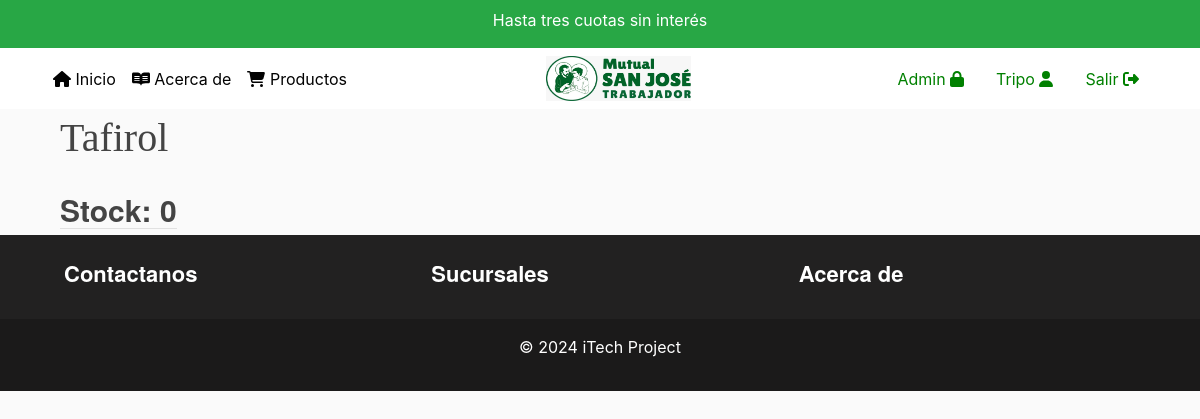
Page /Medicamentos/182761872 (signed in) on the committed database.
### users/models.py (models this page shows, shortened)
class CustomUser(AbstractUser):
    def image_upload_to(self, instance=None):
        if instance:
            return os.path.join('Users', self.username, instance)
        return None
    STATUS = (
        ('cliente', 'cliente'),
        ('Auxiliar', 'Auxiliar'),
        ('Administrativo', 'Administrativo'),
        ('Farmaceutico', 'Farmaceutico'),
        ('Medico', 'Medico'),
    )
    email = models.EmailField(unique=True)
    status = models.CharField(max_length=100, choices=STATUS, default='Empleado')
    description = models.TextField("Description", max_length=600, default='', blank=True)
    image = models.ImageField(default='default/no_image.jpg', upload_to=image_upload_to)

### main/models.py (models this page shows, shortened)
class Article(models.Model):
    def image_upload_to(self, instance=None):
        if instance:
            return os.path.join('ArticleSeries', slugify(self.series.slug), slugify(self.article_slug), instance)
        return None
    tipo_choice = (
        ('venta libre', 'Venta Libre'),
        ('bajo receta', 'Bajo Receta'),
        ('bajo receta duplicada', 'Bajo receta duplicado-Lista IV'),
    )
    title = models.CharField("Nombre Comercial", max_length=200)
    id_articulo = models.AutoField(primary_key=True)
    subtitle = models.CharField("Accion Farmatologica",max_length=200, default="", blank=True)
    article_slug = models.SlugField("Codigo de Barra", null=False, blank=False, unique=True)
    id_Laboratorio = models.ForeignKey('main.Laboratorio', on_delete=models.CASCADE)
    principio_activo=models.CharField ('Droga',max_length=17)
    content = RichTextField("Presentacion", blank=True, default='')
    tipo_Producto=models.CharField(choices=tipo_choice, max_length=45)
    notes = RichTextField(blank=True, default='')
    published = models.DateTimeField("Fecha publicada", default=timezone.now)
    modified = models.DateTimeField("Fecha modificada", default=timezone.now)
    series = models.ForeignKey(ArticleSeries, default="", verbose_name="Series", on_delete=models.SET_DEFAULT)
    image = models.ImageField("Imagen", default='default/no_image.jpg', upload_to=image_upload_to, max_length=255)
    class Meta:
        verbose_name = "Producto"
        verbose_name_plural = "Productos"
        ordering = ['-published']
    @property
    def stock_actual(self):
        movimientos = Movimiento.objects.filter(id_articulo=self)
        stock = 0
        for movimiento in movimientos:
            if movimiento.tipo == '0':  # Ingreso
                stock += movimiento.cantidad
            elif movimiento.tipo == '1':  # Egreso
                stock -= movimiento.cantidad
        return stock

### main/decorators.py (the view)
        def _wrapped_view(request, *args, **kwargs):
            if not request.user.is_authenticated:
                messages.error(request, "Inicie Sesion antes de comprar el producto")
                return redirect(redirect_url)
            return view_func(request, *args, **kwargs)

### main/views.py (called while the page is built)
@user_is_authenticated
def article(request, series: str, article: str):
    matching_article = Article.objects.filter(series__slug=series, article_slug=article).first()
    return render(request=request,
                  template_name='main/article.html',
                  context={"object": matching_article}
                  )

### main/templates/main/article.html (shortened to what this page needs)
{% extends "main/header.html" %}
{% block content %}
<main role="main" class="container-xl">
    <div class="col-lg-12 col-md-12 col-sm-12">
        <div class="d-flex">
            <div>
                <h1 class="title-style">{{ object.title }}</h1>
                <h3 class="stock-style">Stock: {{ object.stock_actual }}</h2>
            </div>
        </div>
    </div>
{% endblock content %}

### main/templates/main/includes/navbar.html (shortened to what this page needs)
{% load static %}
<header class="site-header" style="margin-bottom: 5px">
    <nav class="navbar navbar-expand-md navbar-color">
        <div class="container">
            <div class="navbar-nav">
                <a class="nav-item nav-link" href="/"><i class="fas fa-home"></i> Inicio</i></a>
            </div>
            <div class="collapse navbar-collapse" id="navbarToggle">
                <div class="navbar-nav mr-auto">
                    <a class="nav-item nav-link" href="{% url 'acercade' %}"><i class="fa-brands fa-readme"></i> Acerca de</a>
                    <a class="nav-item nav-link" href="{% url 'productos' %}"><i class="fa-solid fa-cart-shopping"></i> Productos</a>
                </div>
                <div class="navbar-nav mr-auto">
                <img src="{% static "images/logo.jpeg" %}" width="145" height="45" align="center">
                </div>
                {% if user.is_authenticated %}
                {% if user.is_staff %}
                <a class="nav-item nav-link" href="{% url 'admin:index' %}" style="color:green;">Admin <i class="fa-solid fa-lock"></i></a>
                {% endif %}
                <a class="nav-item nav-link" href="{% url 'profile' user.username %}" style="color:green">
                    {{user.username}} <i class="fas fa-user"></i>
                </a>
                <a class="nav-item nav-link" href="{% url 'logout' %}" style="color:green">
                    Salir <i class="fas fa-sign-out-alt"></i>
                </a>
                {% endif %}
                </div>
            </div>
    </nav>
</header>

### main/static/main/main.css (style rules this page uses)
:root { --footercolor: #ffffff; --navbarcolor: #ffffff; --btncolor: #ffffff; --socialcolor: #ffffff; --brightText: #020202; }
.navbar-color { background-color: var(--navbarcolor); }
body { background: #fafafa; }
h1, h2, h3, h4, h5, h6 { color: #444444; }
.site-header .navbar-nav .nav-link { color: var(--brightText); }
.title-style { font-family: fell, Georgia, Cambria, 'Times New Roman', Times, serif !important; }
.article-style h1, h3 { font-weight: bold; border-bottom: 1px solid rgba(0,0,0,.1); letter-spacing: 0; font-family: sohne, "Helvetica Neue", Helvetica, Arial, sans-serif; font-style: normal; margin-top: 1.0em; margin-bottom: 0.2em; line-height: 36px !important; font-size: 30px !important; }
img { max-width: 100%; max-height: 100%; }

### rows in the picture
CustomUser: username "Tripo"
Article: title "Tafirol", stock_actual "0"
